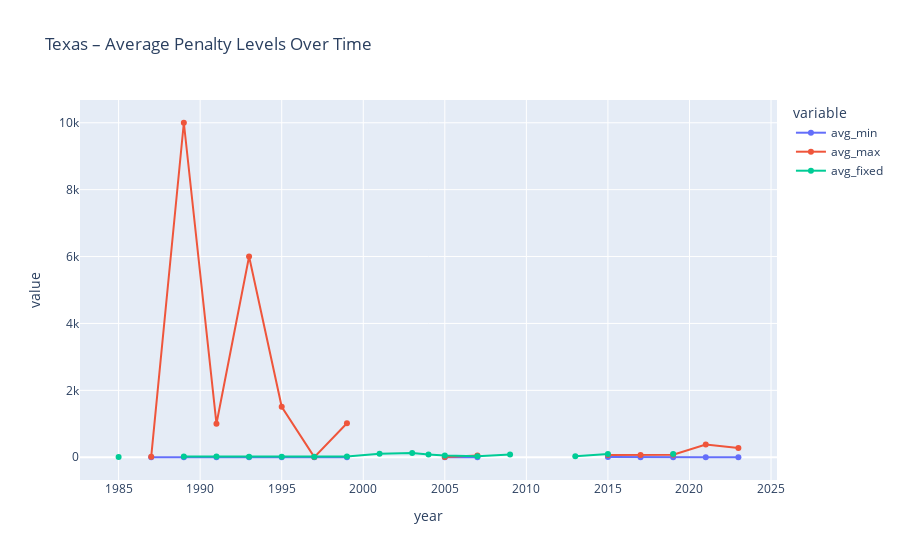
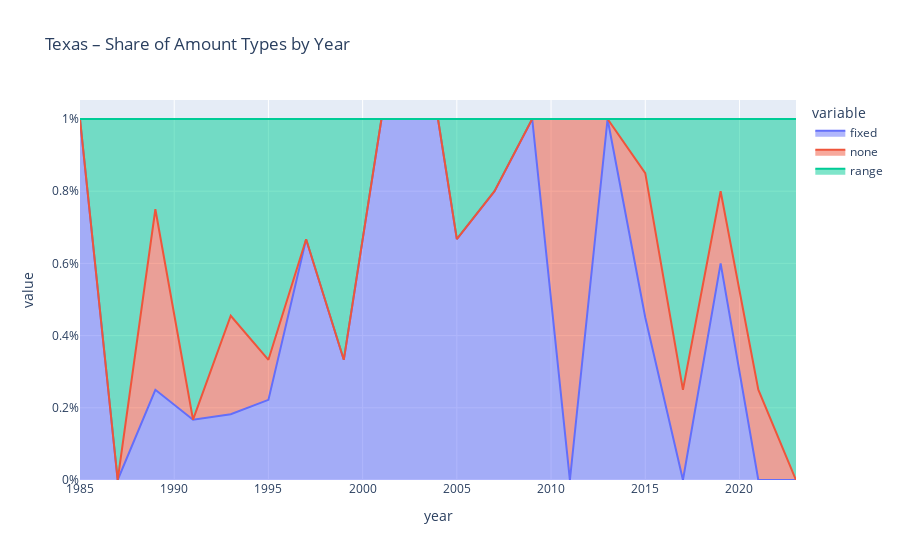

Here is the notebook cell these charts were saved with, in order:
### Code cell
import pandas as pd
import plotly.express as px
from pathlib import Path
import sys
import subprocess

# --- Ensure Kaleido is installed ---
try:
    import kaleido
except ImportError:
    print("Kaleido not found. Installing now...")
    subprocess.check_call([sys.executable, "-m", "pip", "install", "--upgrade", "kaleido"])
    import kaleido

# --- Example data (replace with your own DataFrames) ---
# trend_amt = ...
# type_share = ...

# --- Create Line chart of average penalties ---
cols = ["avg_min","avg_max","avg_fixed"]
fig1 = px.line(trend_amt, x="year", y=cols, markers=True,
               title="Texas – Average Penalty Levels Over Time")

# --- Create Area chart of amount types ---
comp_pivot = type_share.pivot(index="year", columns="amount_type", values="pct").fillna(0).reset_index()
fig2 = px.area(comp_pivot, x="year",
               y=[c for c in comp_pivot.columns if c != "year"],
               title="Texas – Share of Amount Types by Year",
               groupnorm="fraction")
fig2.update_yaxes(ticksuffix="%")

# --- Output directory ---
output_dir = Path(r"C:\Users\antho\OneDrive\Documents\insightlegi-lite\Figures\TX_visuals")
output_dir.mkdir(parents=True, exist_ok=True)

# --- Save figures ---
fig1.write_image(output_dir / "05_line_chart.png")
fig2.write_image(output_dir / "06_area_chart.png")

# --- Show figures in notebook / script ---
fig1.show()
fig2.show()

### Figure 1 — Plotly figure (JSON) as saved in the notebook; plotly's stock layout.template omitted (floating-point values rounded to 4 significant figures)
{"data": [{"hovertemplate": "variable=avg_min<br>year=%{x}<br>value=%{y}<extra></extra>", "legendgroup": "avg_min", "line": {"color": "#636efa", "dash": "solid"}, "marker": {"symbol": "circle"}, "mode": "lines+markers", "name": "avg_min", "orientation": "v", "showlegend": true, "type": "scatter", "x": [1985, 1987, 1989, 1991, 1993, 1995, 1997, 1999, 2001, 2003, 2004, 2005, 2007, 2009, 2011, 2013, 2015, 2017, 2019, 2021, 2023], "xaxis": "x", "y": [NaN, 3.0, 0.0, 0.8, 0.5, 0.5, 3.0, 2.5, NaN, NaN, NaN, 3.0, 0.0, NaN, NaN, NaN, 8.333, 0.0, 0.0, 0.0, 2.5], "yaxis": "y"}, {"hovertemplate": "variable=avg_max<br>year=%{x}<br>value=%{y}<extra></extra>", "legendgroup": "avg_max", "line": {"color": "#EF553B", "dash": "solid"}, "marker": {"symbol": "circle"}, "mode": "lines+markers", "name": "avg_max", "orientation": "v", "showlegend": true, "type": "scatter", "x": [1985, 1987, 1989, 1991, 1993, 1995, 1997, 1999, 2001, 2003, 2004, 2005, 2007, 2009, 2011, 2013, 2015, 2017, 2019, 2021, 2023], "xaxis": "x", "y": [NaN, 16.0, 10000.0, 1002.0, 6001.0, 1509.0, 5.0, 1018.0, NaN, NaN, NaN, 4.0, 50.0, NaN, NaN, NaN, 70.0, 66.67, 75.0, 383.3, 275.0], "yaxis": "y"}, {"hovertemplate": "variable=avg_fixed<br>year=%{x}<br>value=%{y}<extra></extra>", "legendgroup": "avg_fixed", "line": {"color": "#00cc96", "dash": "solid"}, "marker": {"symbol": "circle"}, "mode": "lines+markers", "name": "avg_fixed", "orientation": "v", "showlegend": true, "type": "scatter", "x": [1985, 1987, 1989, 1991, 1993, 1995, 1997, 1999, 2001, 2003, 2004, 2005, 2007, 2009, 2011, 2013, 2015, 2017, 2019, 2021, 2023], "xaxis": "x", "y": [5.0, NaN, 20.0, 20.0, 15.0, 16.5, 12.5, 25.0, 108.3, 126.7, 85.33, 52.0, 27.0, 79.6, NaN, 31.0, 97.11, NaN, 94.83, NaN, NaN], "yaxis": "y"}], "layout": {"legend": {"title": {"text": "variable"}, "tracegroupgap": 0}, "title": {"text": "Texas – Average Penalty Levels Over Time"}, "xaxis": {"anchor": "y", "domain": [0, 1], "title": {"text": "year"}}, "yaxis": {"anchor": "x", "domain": [0, 1], "title": {"text": "value"}}}}

### Figure 2 — Plotly figure (JSON) as saved in the notebook; plotly's stock layout.template omitted (floating-point values rounded to 4 significant figures)
{"data": [{"fillpattern": {"shape": ""}, "groupnorm": "fraction", "hovertemplate": "variable=fixed<br>year=%{x}<br>value=%{y}<extra></extra>", "legendgroup": "fixed", "line": {"color": "#636efa"}, "marker": {"symbol": "circle"}, "mode": "lines", "name": "fixed", "orientation": "v", "showlegend": true, "stackgroup": "1", "type": "scatter", "x": [1985, 1987, 1989, 1991, 1993, 1995, 1997, 1999, 2001, 2003, 2004, 2005, 2007, 2009, 2011, 2013, 2015, 2017, 2019, 2021, 2023], "xaxis": "x", "y": [100.0, 0.0, 25.0, 16.7, 18.2, 22.2, 66.7, 33.3, 100.0, 100.0, 100.0, 66.7, 80.0, 100.0, 0.0, 100.0, 45.0, 0.0, 60.0, 0.0, 0.0], "yaxis": "y"}, {"fillpattern": {"shape": ""}, "groupnorm": "fraction", "hovertemplate": "variable=none<br>year=%{x}<br>value=%{y}<extra></extra>", "legendgroup": "none", "line": {"color": "#EF553B"}, "marker": {"symbol": "circle"}, "mode": "lines", "name": "none", "orientation": "v", "showlegend": true, "stackgroup": "1", "type": "scatter", "x": [1985, 1987, 1989, 1991, 1993, 1995, 1997, 1999, 2001, 2003, 2004, 2005, 2007, 2009, 2011, 2013, 2015, 2017, 2019, 2021, 2023], "xaxis": "x", "y": [0.0, 0.0, 50.0, 0.0, 27.3, 11.1, 0.0, 0.0, 0.0, 0.0, 0.0, 0.0, 0.0, 0.0, 100.0, 0.0, 40.0, 25.0, 20.0, 25.0, 0.0], "yaxis": "y"}, {"fillpattern": {"shape": ""}, "groupnorm": "fraction", "hovertemplate": "variable=range<br>year=%{x}<br>value=%{y}<extra></extra>", "legendgroup": "range", "line": {"color": "#00cc96"}, "marker": {"symbol": "circle"}, "mode": "lines", "name": "range", "orientation": "v", "showlegend": true, "stackgroup": "1", "type": "scatter", "x": [1985, 1987, 1989, 1991, 1993, 1995, 1997, 1999, 2001, 2003, 2004, 2005, 2007, 2009, 2011, 2013, 2015, 2017, 2019, 2021, 2023], "xaxis": "x", "y": [0.0, 100.0, 25.0, 83.3, 54.5, 66.7, 33.3, 66.7, 0.0, 0.0, 0.0, 33.3, 20.0, 0.0, 0.0, 0.0, 15.0, 75.0, 20.0, 75.0, 100.0], "yaxis": "y"}], "layout": {"legend": {"title": {"text": "variable"}, "tracegroupgap": 0}, "title": {"text": "Texas – Share of Amount Types by Year"}, "xaxis": {"anchor": "y", "domain": [0, 1], "title": {"text": "year"}}, "yaxis": {"anchor": "x", "domain": [0, 1], "ticksuffix": "%", "title": {"text": "value"}}}}
